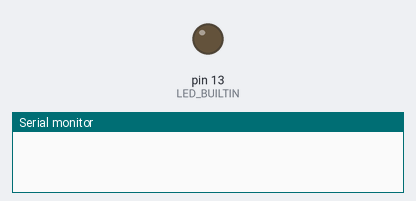
Simulated run of this sketch. Board: Arduino Uno, built with avr-gcc and run on an emulated ATmega328P. On the bench: output pins drawn as LEDs (lit = HIGH), the last lines printed to the serial monitor. Dashed ring = blinking.

Above: at 0.1 s.
At 2.85 s:
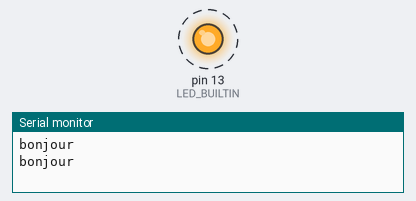
Timing chart, 0 to 3.1 s (numbered marks = the images above):
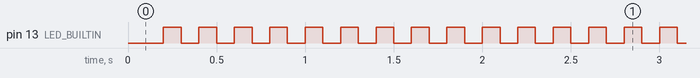

The sketch:

sketch_multi_taches_standard_periodiques.ino
```cpp
// --------------------------------------------------------------------------------------------------------------------
// Multi-tâches cooperatives : solution basique mais efficace :-)
// --------------------------------------------------------------------------------------------------------------------

// --------------------------------------------------------------------------------------------------------------------
// unsigned int waitFor(timer, period)
// Timer pour taches périodiques
// configuration :
//  - MAX_WAIT_FOR_TIMER : nombre maximum de timers utilisés
// arguments :
//  - timer  : numéro de timer entre 0 et MAX_WAIT_FOR_TIMER-1
//  - period : période souhaitée
// retour :
//  - nombre de périodes écoulées depuis le dernier appel
// --------------------------------------------------------------------------------------------------------------------
#define MAX_WAIT_FOR_TIMER 2

unsigned int waitFor(int timer, unsigned long period)
{
  static unsigned long waitForTimer[MAX_WAIT_FOR_TIMER];  // il y a autant de timers que de tâches périodiques
  unsigned long newTime = micros() / period;              // numéro de la période modulo 2^32
  int delta = newTime - waitForTimer[timer];              // delta entre la période courante et celle enregistrée
  if ( delta < 0 ) delta = 1 + newTime;                   // en cas de dépassement du nombre de périodes possibles sur 2^32
  if ( delta ) waitForTimer[timer] = newTime;             // enregistrement du nouveau numéro de période
  return delta;
}

//--------- définition de la tache Led

struct Led_s {
  int timer;                                              // numéro du timer pour cette tâche utilisé par WaitFor
  unsigned long period;                                   // periode de clignotement
  int pin;                                                // numéro de la broche sur laquelle est la LED
  int etat;                                               // etat interne de la led
};

void setup_Led( struct Led_s * ctx, int timer, unsigned long period, byte pin) {
  ctx->timer = timer;
  ctx->period = period;
  ctx->pin = pin;
  ctx->etat = 0;
  pinMode(pin,OUTPUT);
  digitalWrite(pin, ctx->etat);
}

void loop_Led( struct Led_s * ctx) {
  if (!waitFor(ctx->timer, ctx->period)) return;          // sort s'il y a moins d'une période écoulée
  digitalWrite(ctx->pin,ctx->etat);                       // ecriture
  ctx->etat = 1 - ctx->etat;                              // changement d'état
}

//--------- definition de la tache Mess

struct Mess_s {
  int timer;                                              // numéro de timer utilisé par WaitFor
  unsigned long period;                                             // periode d'affichage
  char mess[20];
} ;

void setup_Mess( struct Mess_s * ctx, int timer, unsigned long period, const char * mess) {
  ctx->timer = timer;
  ctx->period = period;
  strcpy(ctx->mess, mess);
  Serial.begin(9600);                                     // initialisation du débit de la liaison série
}

void loop_Mess(struct Mess_s *ctx) {
  if (!(waitFor(ctx->timer,ctx->period))) return;         // sort s'il y a moins d'une période écoulée
  Serial.println(ctx->mess);                              // affichage du message
}

//--------- Déclaration des tâches

struct Led_s Led1;
struct Mess_s Mess1;

//--------- Setup et Loop

void setup() {
  setup_Led(&Led1, 0, 100000, LED_BUILTIN);                        // Led est exécutée toutes les 100ms
  setup_Mess(&Mess1, 1, 1000000, "bonjour");              // Mess est exécutée toutes les secondes
}

void loop() {
  loop_Led(&Led1);
  loop_Mess(&Mess1);
}
```

Measured:
- by itself, pin 13 (LED_BUILTIN): alternates HIGH for 0.10 s and LOW for 0.10 s
